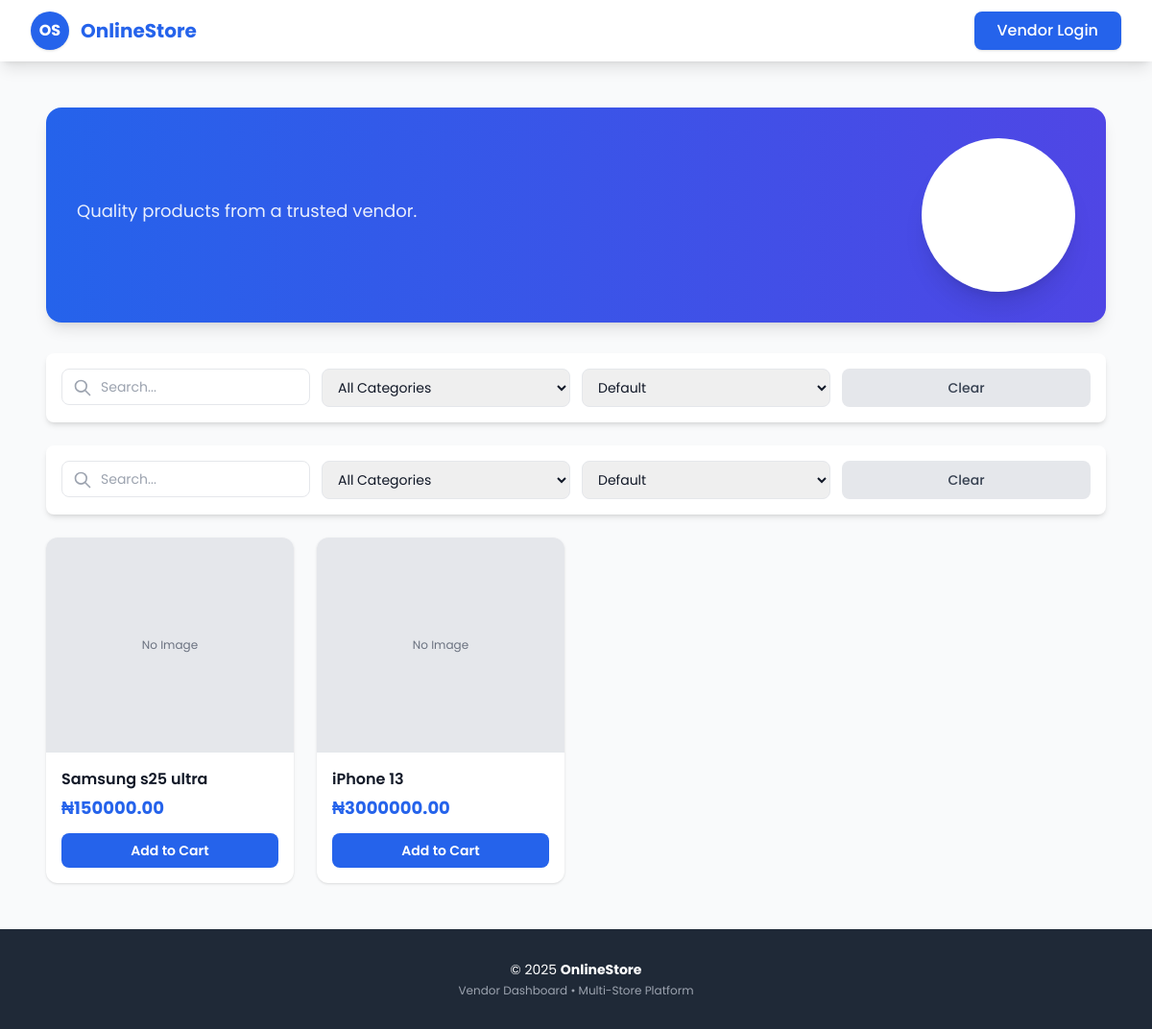
The app's page /crescent/ with its own data.
### products/models.py (models this page shows, shortened)
class Product(models.Model):
    vendor = models.ForeignKey(Vendor, on_delete=models.CASCADE, related_name='products')
    category = models.ForeignKey(Category, on_delete=models.SET_NULL, null=True, blank=True)
    name = models.CharField(max_length=200)
    description = models.TextField(blank=True)
    price = models.DecimalField(max_digits=10, decimal_places=2)
    stock = models.PositiveIntegerField(default=0)
    image_url = models.URLField(blank=True, null=True)
    order_via_whatsapp = models.BooleanField(default=False)
    is_active = models.BooleanField(default=True)
    created_at = models.DateTimeField(auto_now_add=True)

### vendors/views.py (the view)
# urls.py: path('<slug:vendor_slug>/', views.vendor_store, name='vendor_store'),
def vendor_store(request, vendor_slug):
    vendor = get_object_or_404(Vendor, slug=vendor_slug)
    cart_count = 0
    if 'cart_id' in request.session:
        try:
            cart = Cart.objects.get(id=request.session['cart_id'])
            cart_count = cart.items.aggregate(total=Sum('quantity'))['total'] or 0
        except Cart.DoesNotExist:
            pass
    products = Product.objects.filter(vendor=vendor)
    q = request.GET.get('q')
    if q:
        products = products.filter(
            Q(name__icontains=q) | Q(description__icontains=q)
        )
    category_id = request.GET.get('category')
    if category_id:
        products = products.filter(category_id=category_id)
    min_price = request.GET.get('min_price')
    max_price = request.GET.get('max_price')
    if min_price:
        products = products.filter(price__gte=min_price)
    if max_price:
        products = products.filter(price__lte=max_price)
    sort = request.GET.get('sort', '-created_at')
    sort_map = {
        'price_asc': 'price',
        'price_desc': '-price',
        'name_asc': 'name',
        'name_desc': '-name',
        'date_asc': 'created_at',
        'date_desc': '-created_at',
    }
    products = products.order_by(sort_map.get(sort, '-created_at'))
    paginator = Paginator(products, 12)
    page_obj = paginator.get_page(request.GET.get('page'))
    categories = Category.objects.filter(product__vendor=vendor).distinct()
    context = {
        'vendor': vendor,
        'page_obj': page_obj,
        'categories': categories,
        'cart_count': cart_count,
        'year': 2025,
    }
    if request.headers.get('X-Requested-With') == 'XMLHttpRequest' or request.GET.get('ajax'):
        return render(request, 'vendors/partials/product_grid.html', context)
    return render(request, 'vendors/vendor_store.html', context)

### templates/vendors/vendor_store.html (shortened to what this page needs)
{% extends "base.html" %}
{% block content %}
<div class="max-w-7xl mx-auto px-4 py-6">
    <div class="bg-gradient-to-r from-blue-600 to-indigo-600 text-white rounded-2xl p-6 md:p-8 mb-8 shadow-lg">
        <div class="flex flex-col md:flex-row items-center gap-6">
            <div class="flex-1 text-center md:text-left">
                <p class="text-lg opacity-90">{{ request.vendor.description|default:"Quality products from a trusted vendor." }}</p>
            </div>
            <div class="w-32 h-32 md:w-40 md:h-40">
                {% if request.vendor.logo %}
                    <img src="{{ request.vendor.logo.url }}" alt="{{ request.vendor.store_name }}"
                         class="w-full h-full rounded-full object-cover border-4 border-white shadow-xl">
                {% else %}
                    <div class="w-full h-full bg-white rounded-full flex items-center justify-center text-4xl md:text-5xl font-bold text-blue-600 shadow-xl">
                    </div>
                {% endif %}
            </div>
        </div>
    </div>
<form method="get" class="hidden md:block bg-white rounded-lg shadow-md p-4 mb-6">
    {% include "vendors/partials/filters.html" %}
</form>
    <div class="hidden md:block bg-white rounded-lg shadow-md p-4 mb-6">
        {% include "vendors/partials/filters.html" %}
    </div>
    <div class="grid grid-cols-2 sm:grid-cols-2 md:grid-cols-3 lg:grid-cols-4 gap-4 md:gap-6">
        {% for product in page_obj %}
        <div class="product-card bg-white rounded-xl shadow overflow-hidden flex flex-col">
            <div class="relative">
                {% if product.image %}
                    <img src="{{ product.image.url }}" alt="{{ product.name }}"
                         class="w-full h-40 sm:h-48 md:h-56 object-cover">
                {% else %}
                    <div class="w-full h-40 sm:h-48 md:h-56 bg-gray-200 flex items-center justify-center text-gray-500 text-xs">
                        No Image
                    </div>
                {% endif %}
            </div>
            <div class="p-3 md:p-4 flex-1 flex flex-col justify-between">
                <div>
                    <h3 class="font-semibold text-sm md:text-base line-clamp-2">{{ product.name }}</h3>
                    <p class="text-blue-600 font-bold text-lg mt-1">₦{{ product.price }}</p>
                </div>
                <form class="add-to-cart-form mt-3" data-product-id="{{ product.id }}">
                    <button type="submit"
                            class="w-full bg-blue-600 hover:bg-blue-700 text-white font-semibold py-2 rounded-lg text-sm transition">
                        Add to Cart
                    </button>
                </form>
            </div>
        </div>
        {% empty %}
        <div class="col-span-full text-center py-12">
            <p class="text-gray-500 text-lg">No products found. Try adjusting filters.</p>
        </div>
        {% endfor %}
    </div>
</div>
{% endblock %}

### templates/vendors/vendor_store.html (style rules this page uses)
.product-card { transition: all 0.3s ease; }

### records on screen
Product: name "Samsung s25 ultra", price "150000.00"
Product: name "iPhone 13", price "3000000.00"

### other values on screen
{{ request.vendor.store_name|slice:":2"|upper|default:"OS" }} "OS"
{{ request.vendor.store_name|default:"OnlineStore" }} "OnlineStore"
{{ year|default:"2025" }} "2025"
